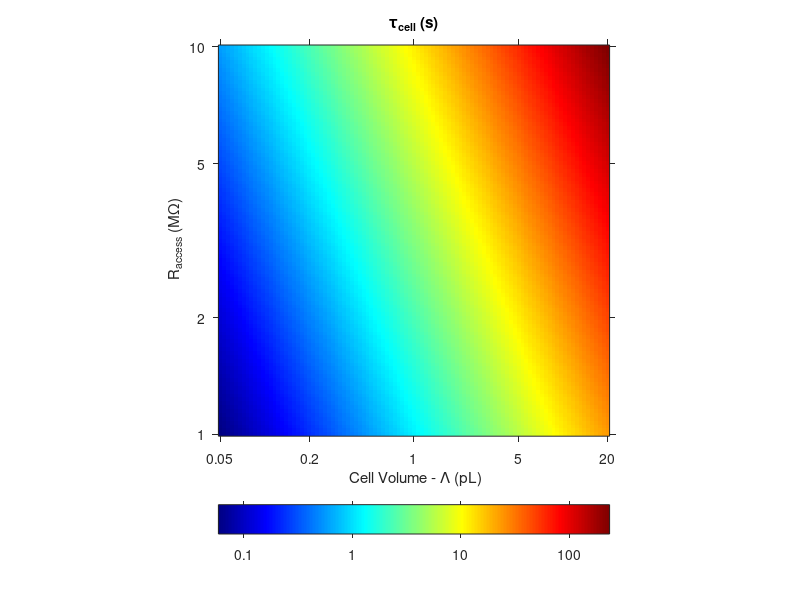

Reproduce this figure in MATLAB. (Note: this script raises an error after producing the figure.)
% function plot_Tau_Cell_vs_Raccess_Lambda
%
%   Plot dependence of Tau_Cell on access resistance and cell volume for
%   150mM KCl.

function fig_WholeCell_tau

    % Cell Volume
    Nl = 100; Lmin = 1e-15/20; Lmax = 1e-15 * 20;
	Lambda = Lmin * 10.^([0:Nl]/Nl * log10(Lmax/Lmin)) ;
    
    % Access Resistance
    Nr = 100; Rmin = 1e6; Rmax = 10e6;
    Raccess = Rmin * 10.^( [0:Nr]'/Nr * log10(Rmax/Rmin) );
    
    % Solution conductance.
    D = [1 , 1.0382]' * 1.957e-9; % Diffusion coefficient in m/s^2 for K+ and Cl-
    rho = [150, 150]';          % Concentraiton of each ion.
    R = 8.314; % Gas Constant
    F = 96485; % Faraday's Constant
	T = 293 ;  % Temperature
    sigma = sum(D.*rho) * F^2 / (R*T) ;

    % Calculate Time Course
    tau = Raccess * Lambda * sigma / D(1);
    clf; imagesc(log10(tau)); axis image;
    title('\tau_{cell} (s)');
    
    % Label X-axis
    XTick_val = [0.05, 0.2 1 5 20];
    XTick_Pos = interp1(Lambda, [1:length(Lambda)],XTick_val*1e-15  );
    set(gca,'XTick',XTick_Pos,'XTickLabel',XTick_val);
    xlabel(' Cell Volume - \Lambda (pL)');
    
    % Label Y-axis
    set(gca,'YDir','Normal');
    YTick_val = [1 2 5 10];
    YTick_Pos = interp1(Raccess, [1:length(Raccess)],YTick_val*1e6  );
    set(gca,'YTick',YTick_Pos,'YTickLabel',YTick_val);
    ylabel(' R_{access} (M\Omega)');
    
   
    % Colorbar
    Nc =256;
    colormap(jet(256));
    u = colorbar('SouthOutside');
    CTick_Val = [0.1 1 10 100];
    set(u,'XTick',log10(CTick_Val), 'XTickLabel', CTick_Val,'TickDir','out');
    
    set(gca,'TickDir','out');
    
    save_figure('Fig_Taucell_vs_R_Lambda_v1',[ 8 8]);       
        